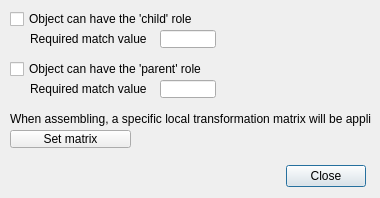
<?xml version="1.0" encoding="UTF-8"?>
<ui version="4.0">
 <class>CQDlgAssembly</class>
 <widget class="QDialog" name="CQDlgAssembly">
  <property name="geometry">
   <rect>
    <x>0</x>
    <y>0</y>
    <width>380</width>
    <height>198</height>
   </rect>
  </property>
  <property name="windowTitle">
   <string>Assembling Behaviour</string>
  </property>
  <property name="locale">
   <locale language="English" country="UnitedStates"/>
  </property>
  <widget class="QToolButton" name="qqSetLocalMatrix">
   <property name="geometry">
    <rect>
     <x>10</x>
     <y>130</y>
     <width>121</width>
     <height>18</height>
    </rect>
   </property>
   <property name="focusPolicy">
    <enum>Qt::StrongFocus</enum>
   </property>
   <property name="text">
    <string>Set matrix</string>
   </property>
  </widget>
  <widget class="QDialogButtonBox" name="qqClose">
   <property name="geometry">
    <rect>
     <x>15</x>
     <y>160</y>
     <width>351</width>
     <height>32</height>
    </rect>
   </property>
   <property name="standardButtons">
    <set>QDialogButtonBox::Close</set>
   </property>
  </widget>
  <widget class="QCheckBox" name="qqCanBeChild">
   <property name="geometry">
    <rect>
     <x>10</x>
     <y>10</y>
     <width>361</width>
     <height>18</height>
    </rect>
   </property>
   <property name="focusPolicy">
    <enum>Qt::StrongFocus</enum>
   </property>
   <property name="text">
    <string>Object can have the 'child' role</string>
   </property>
  </widget>
  <widget class="QCheckBox" name="qqCanBeParent">
   <property name="geometry">
    <rect>
     <x>10</x>
     <y>60</y>
     <width>361</width>
     <height>18</height>
    </rect>
   </property>
   <property name="focusPolicy">
    <enum>Qt::StrongFocus</enum>
   </property>
   <property name="text">
    <string>Object can have the 'parent' role</string>
   </property>
  </widget>
  <widget class="QLineEdit" name="qqChildMatchValue">
   <property name="geometry">
    <rect>
     <x>160</x>
     <y>30</y>
     <width>56</width>
     <height>18</height>
    </rect>
   </property>
  </widget>
  <widget class="QLabel" name="label_2">
   <property name="geometry">
    <rect>
     <x>30</x>
     <y>30</y>
     <width>121</width>
     <height>18</height>
    </rect>
   </property>
   <property name="text">
    <string>Required match value</string>
   </property>
  </widget>
  <widget class="QLineEdit" name="qqParentMatchValue">
   <property name="geometry">
    <rect>
     <x>160</x>
     <y>80</y>
     <width>56</width>
     <height>18</height>
    </rect>
   </property>
  </widget>
  <widget class="QLabel" name="label_3">
   <property name="geometry">
    <rect>
     <x>30</x>
     <y>80</y>
     <width>121</width>
     <height>18</height>
    </rect>
   </property>
   <property name="text">
    <string>Required match value</string>
   </property>
  </widget>
  <widget class="QLabel" name="label_4">
   <property name="geometry">
    <rect>
     <x>10</x>
     <y>110</y>
     <width>361</width>
     <height>18</height>
    </rect>
   </property>
   <property name="text">
    <string>When assembling, a specific local transformation matrix will be applied.</string>
   </property>
  </widget>
 </widget>
 <tabstops>
  <tabstop>qqCanBeChild</tabstop>
  <tabstop>qqChildMatchValue</tabstop>
  <tabstop>qqCanBeParent</tabstop>
  <tabstop>qqParentMatchValue</tabstop>
  <tabstop>qqSetLocalMatrix</tabstop>
  <tabstop>qqClose</tabstop>
 </tabstops>
 <resources/>
 <connections/>
</ui>
